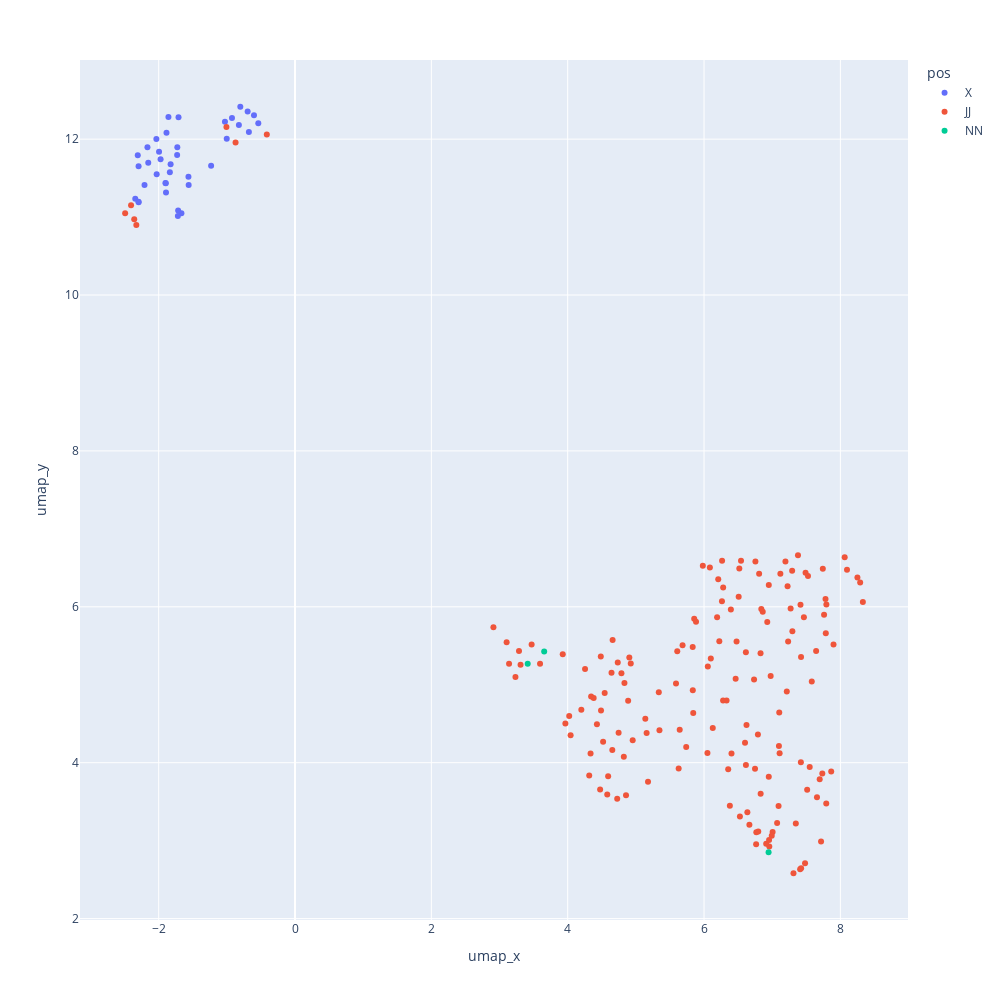

Notebook cell for this chart:
### Code cell
plt.figure(figsize=(16,16))
#plt.figure(figsize=(16,10))

fig = px.scatter(df, x="umap_x", y="umap_y",
                 color="pos", 
                 hover_data="sents",
                 width=1000, height=1000
                )

fig.update_layout(hoverlabel={
    "align": "right",
    "bgcolor": "white"
})
fig.update_layout(hoverlabel_font={
    "size": 9,
    "color": "black"
})



fig.show()

### Figure 1 — Plotly figure (JSON) as saved in the notebook; plotly's stock layout.template omitted (floating-point values rounded to 4 significant figures; data arrays with more than 128 entries replaced by an {"elided": "..."} marker saying what was removed)
{"data": [{"customdata": [["To validate this approach and demonstrate the usefulness of the Twitter-COMMs dataset, we report results on human-generated test data, created to mimic real-world misinformation."], ["All study participants received a questionnaire containing the questions for evaluating grammatical correctness and understandability, and computer generated vs. human-authored."], ["We use the publicly released model-human and human-human chat logs from See et al. ("], ["Accuracy is based on a binary score of whether the entire model-generated span was contained within the human-selected span."], ["These annotations typically consist of human-produced summaries, and it is not trivial to determine how to convert this information into the specific annotations required for supervised machine learning approaches to summarisation."], ["The dataset contains 1099 human-written puns annotated with pun words and alternative words, from which we take 219 for development."], ["Models are trained and evaluated using a large hand-labeled database of 1,155 conversations from the Switchboard corpus of spontaneous human-to-human telephone speech."], ["To do this analysis, we developed an automatic system that can match a phrase in a human-written abstract to the corresponding phrase in the article, identifying its most likely location."], ["Our human-generated headlines always conformed to this rule; thus, we adopted it as a constraint in our algorithm."], ["Related Work Recently, the TabFact dataset was released, which contained 118K human-annotated statements, related to about 16K Wikipedia tables."], ["In our final ensemble model, we included the models that performed better than the baseline which was trained solely on the human-annotated dataset."], ["Here human-approved predictions are fed back into our training framework."], ["While some researchers believe models have achieved human-level performance, others argue that there have been biases or trivial cues injected into MRC datasets unconsciously (Agrawal et al.,"], ["Instead, it contains examples of labeled dialogue excerpts (as in Figure 1 , except on human-human data) with links to corresponding audio files."], ["AudioCLIP's pre-training setup is similar to ours, but requires human-annotated textual labels of audio, while ours does not."], ["This ap-proach's merit is its simplicity as it involves neither a classifier nor a human-in-the-loop to generate paraphrases."], ["When the correct turn-taking decisions are made, the multiparty interaction is seamless and resembles human-human collaboration."], ["An extractive summarization system normally cannot re-create the human-written abstractive text exactly, since the abstractive sentences differ from the sentences of the source texts that can be extracted."], ["Introduction Many state-of-the-art NLP models are limited by the availability of high quality human-annotated training data."], ["These dialogue contexts are extracted from actual in-domain human-human dialogues and are not affected by the dialogue model being evaluated."], ["2016 ) does provide human-validated semantic annotation of a Danish corpus, but only for word senses, and (with the exception of 20 highly ambiguous nouns) only for WordNet supersenses (Fellbaum 1998) , not for semantic roles and predicate frames."], ["We show that giving answer-agnostic QG models human-written summaries instead of the original text results in significant increases in question acceptability (33% → 83%), relevance (61% → 95%), and in-context interpretability (56% → 94%). •"], ["By presenting results on human-annotated and metric-approximated gold standards head-to-head, we are able to see the relationship between these gold standards."], ["Although human-computer data from the speech based system is not yet available for comparison, we have collected parallel human-human corpora both for text based and speech based tutoring, as discussed in Sections 3-4, and these corpora already display similarities and differences with respect to features of their dialogue interactions, as discussed in Section 5, that are wholly modality based and that will likely be displayed to an even greater extent in the comparable human-computer data."], ["Although robots have significantly increased their autonomy and ability to plan, that has not resulted, to date, in more flexible human-robot communication protocols that would enable robots to understand free-er form language and/or acquire simple and complex concepts via human-robot interactions."], ["Error Explanation Generated question is slightly less specific Table 19 : Three instances of errors in an analysis of 100 generated sub-questions compared to human-written versions."], ["Following a standard practice, we report Spearman's ρ correlation of the model output to the given human-annotated scores."], ["Therefore, for machines to achieve human-level narrative understanding, we need to test and ensure models' capability to reason over these event relations."], ["In human-human negotiation, efficiency is a major goal."], [" RE outputs human-written sentences retrieved in the corpus and shows good diversity."], ["Note that there are two human-in-the-loop cycles here: a tight cycle, where a classifier is trained within the annotation editor itself to assist the user, and a larger cycle where a classifier is separately trained and used to annotate the corpus."], ["We found that the models were able to draw inferences involving presuppositions in the simple cases but failed to fully capture human-level context-sensitivity and gradience."], ["As shown in §4.1, all traditional metrics of system performance are affected by human-human agreement and, therefore, estimates for these metrics vary depending on which pair of raters is used to evaluate the system."], ["Grammar induction is the task of inducing latent tree structures from raw texts without human-annotated data."], ["We should emphasize that there may be only one generated headline that focuses on the same keyphrase of the human-written headline, while others focus on distinct keyphrases."], ["The comparison between human-and machinegenerated text is a demonstration of one of the use cases of SentSpace: comparing and visualizing texts to one another."], ["Unfortunately, gathering human-generated and annotated dialogues is a costly and time-consuming task."]], "hovertemplate": "pos=X<br>umap_x=%{x}<br>umap_y=%{y}<br>sents=%{customdata[0]}<extra></extra>", "legendgroup": "X", "marker": {"color": "#636efa", "symbol": "circle"}, "mode": "markers", "name": "X", "orientation": "v", "showlegend": true, "type": "scatter", "x": [-2.208, -2.307, -0.5389, -1.972, -1.901, -1.836, -1.028, -2.029, -2.294, -1.727, -2.034, -2.344, -1.667, -0.6765, -1.995, -1.857, -0.8026, -1.825, -2.165, -0.6019, -1.56, -1.895, -1.563, -1.002, -0.8235, -2.295, -1.729, -1.719, -0.695, -1.893, -1.709, -1.714, -0.9248, -1.885, -2.153, -1.231, -2.296], "xaxis": "x", "y": [11.41, 11.79, 12.2, 11.74, 11.44, 11.58, 12.22, 11.55, 11.19, 11.9, 12.0, 11.23, 11.05, 12.09, 11.84, 12.28, 12.42, 11.68, 11.9, 12.31, 11.41, 11.43, 11.52, 12.01, 12.18, 11.65, 11.8, 11.01, 12.35, 11.32, 12.28, 11.08, 12.27, 12.08, 11.7, 11.66, 11.2], "yaxis": "y"}, {"customdata": {"elided": "160x1 str values"}, "hovertemplate": "pos=JJ<br>umap_x=%{x}<br>umap_y=%{y}<br>sents=%{customdata[0]}<extra></extra>", "legendgroup": "JJ", "marker": {"color": "#EF553B", "symbol": "circle"}, "mode": "markers", "name": "JJ", "orientation": "v", "showlegend": true, "type": "scatter", "x": {"elided": "160 float values"}, "xaxis": "x", "y": {"elided": "160 float values"}, "yaxis": "y"}, {"customdata": [["We might get something like : I-He saw If the disambiguation happens orally, the spoken forms should be presented in tile same register as in the original (here, affirmative), but very clearly distinguished, so that a human could reconstruct the forms above."], ["To evaluate the role of commonsense evidence in facilitating common ground, we conducted additional human subject studies."], ["Abstractly, the human's need should define the lens through which the system views the text in order to find desired information."]], "hovertemplate": "pos=NN<br>umap_x=%{x}<br>umap_y=%{y}<br>sents=%{customdata[0]}<extra></extra>", "legendgroup": "NN", "marker": {"color": "#00cc96", "symbol": "circle"}, "mode": "markers", "name": "NN", "orientation": "v", "showlegend": true, "type": "scatter", "x": [3.413, 6.947, 3.655], "xaxis": "x", "y": [5.271, 2.853, 5.425], "yaxis": "y"}], "layout": {"height": 1000, "hoverlabel": {"align": "right", "bgcolor": "white", "font": {"color": "black", "size": 9}}, "legend": {"title": {"text": "pos"}, "tracegroupgap": 0}, "margin": {"t": 60}, "width": 1000, "xaxis": {"anchor": "y", "autorange": true, "domain": [0, 1], "range": [-3.154, 8.992], "title": {"text": "umap_x"}, "type": "linear"}, "yaxis": {"anchor": "x", "autorange": true, "domain": [0, 1], "range": [1.982, 13.02], "title": {"text": "umap_y"}, "type": "linear"}}}
